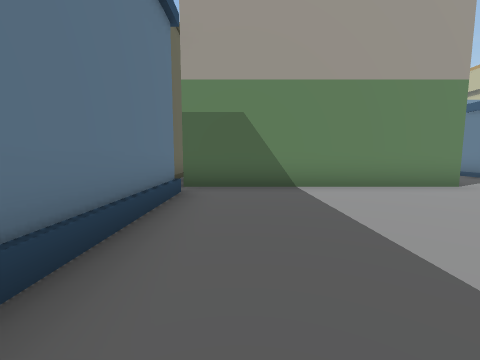
View 1 (above)

14 first-person views from a walk through a 3-D level made in the Unity game engine. The camera is 1.5 m above the floor, tilts 6° down and sees 90° across. The floor is counted in squares, 2 m on a side. Each view is taken from the middle of a square. On the plan, view 1 faces up. The plan holds only what a view shows up to about 9 squares ahead; the rest is blank. The place goes on beyond the plan. The player is left out.

View 2
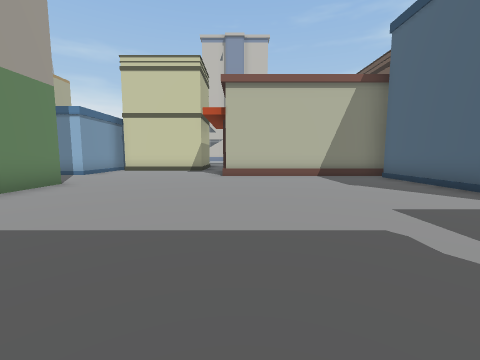

View 3
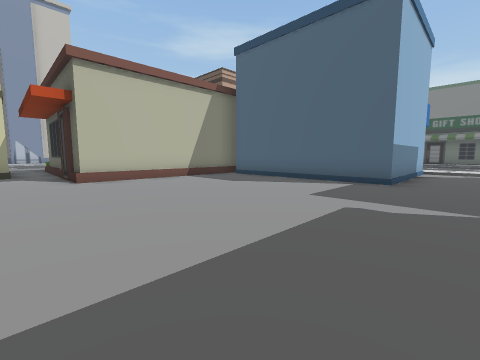

View 4
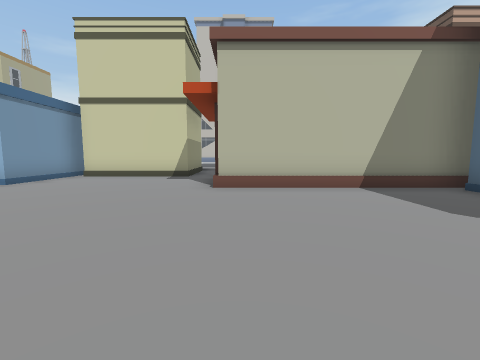

View 5
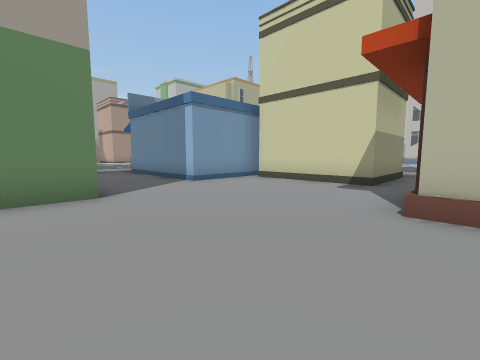

View 6
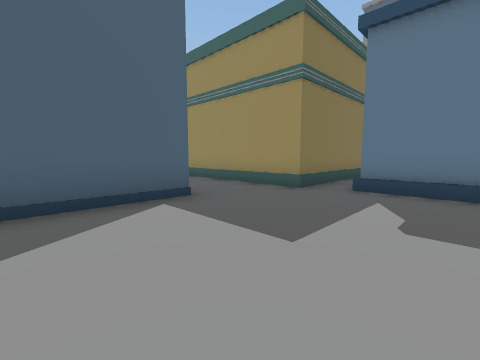

View 7
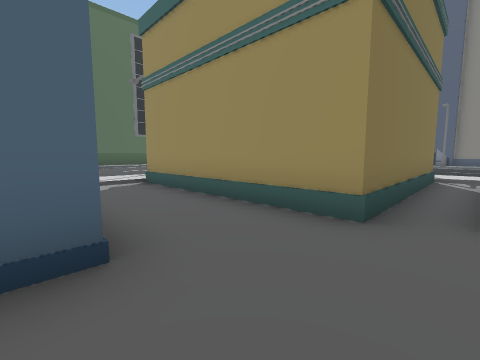

View 8
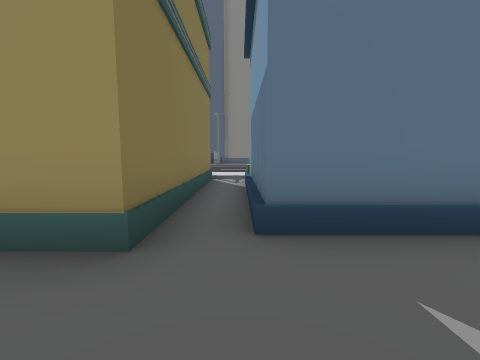

View 9
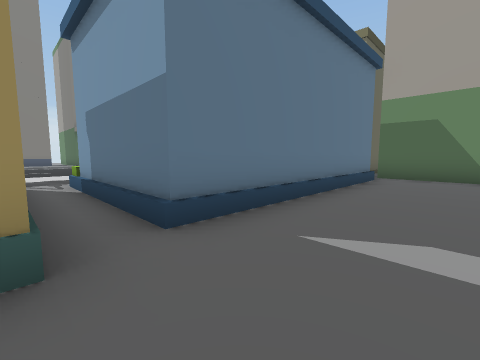

View 10
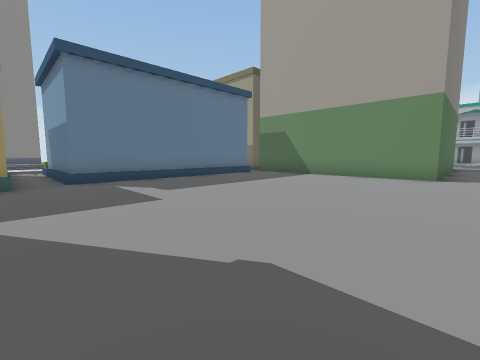

View 11
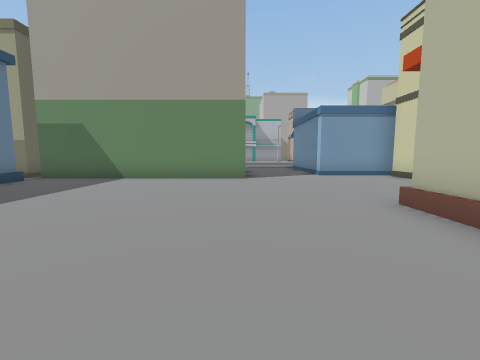

View 12
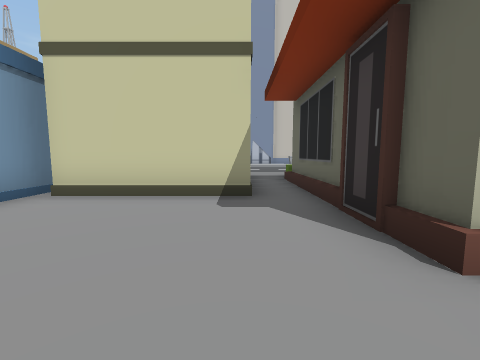

View 13
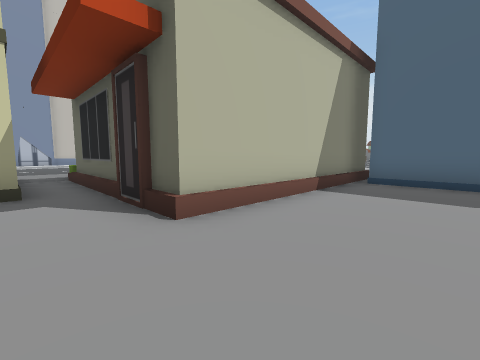

View 14
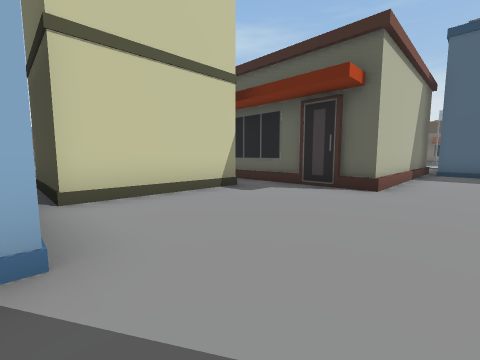

### Floor plan
Key: @ floor where view 1 was taken; # wall or solid block; . main floor; : floor 0.25 m higher than the main floor; / step, stairs or slope; B building; O other object.
Columns run from 7 left of view 1 to 12 right of it. Each row starts with its distance up from view 1.
 10             B..#
  9             B..#
  8      #      B..#
  7      #      B..####
  6      #BBBBBBB.....BB
  5      B/...........B
  4      B/...........B
  3      B/...........BB
  2      B/.............
  1      B/........BBBBB
  0      B/@.......B
 -1   BBBB/........B
 -2 ///////........B
 -3 :######........B
 -4       #..BBBB#BB
 -5       #..B     B
 -6       #..B
 -7       #..B
 -8       #..B
 -9       :::
-10       O/

Positions as (right, up) in squares from view 1, and headings:
1: (0, 0), facing up
2: (-1, 1), facing right
3: (0, 3), facing down-right
4: (2, 1), facing right
5: (4, 1), facing up-right
6: (4, 0), facing down-left
7: (2, -2), facing down-left
8: (1, -2), facing left
9: (1, -3), facing up-left
10: (6, -3), facing up-left
11: (5, -2), facing up
12: (6, 3), facing right
13: (5, 3), facing down-right
14: (6, 7), facing down-right
